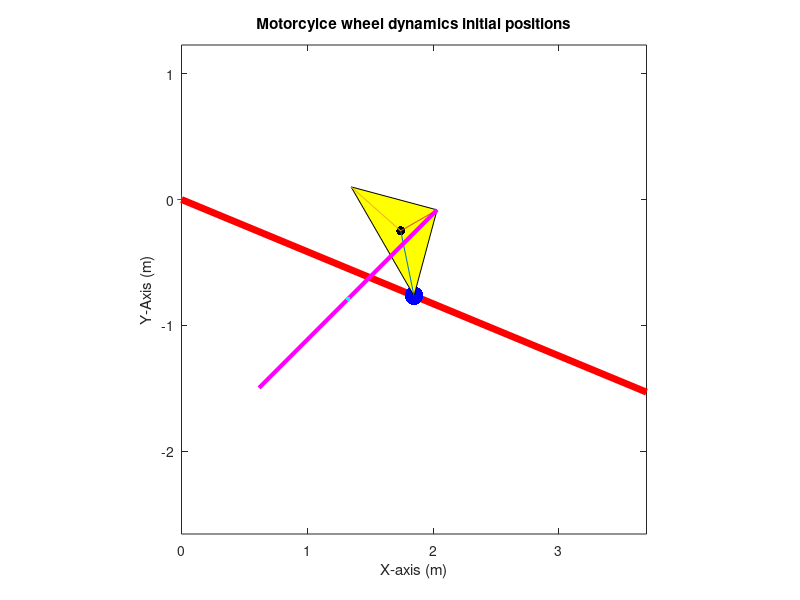

The MATLAB script that drew this image: (Note: this script raises an error after producing the figure.)
% Work done by Felipe Hanuch!

clear 
close all
clc
%% parameters
%initial angles
th1_0 = -pi/8;
th2_0 = pi/4;
th3_0 = -pi/3;
% linkage masses
m1 = 20;
m2 = 2;
m3 = 3;
g = 9.81;
% linkage lengths
L1 = 4;
Lae = 2;
L2 = 2;
L3 = 1;

%link 3 stuff

beta1 = pi/4;
gamma = pi-2*beta1;
L32 = L3/(2*cos(beta1));
a = (1/3)*L32*sin(beta1);
b = (1/2)*L3;
c = norm([a b]);
d = L32*sin(beta1);
psi = atan(a/b);
phi = th3_0+pi()-beta1;
sigma = beta1-psi;
h = (3/2)*c;

%alpha = th3_0-psi;
eta = th3_0+pi()+psi;

% track profile constants
Am = 0.2;
w0 = 4;
t0 = 0;

% spring 1 and 2 constants
Ls1 = 1;
Ls2 = 1;
k1 = 400;
k2_r = 1000;
% damper constant
dap = 20;

% position of point A
Ap = [0,0];

% position of point B

%initial link points vectors
%   find fixed point of C with initial theta values and lengths of linkages
r_e_a = [Lae*cos(th1_0),Lae*sin(th1_0)];
r_f_e = [L32*cos(phi), L32*sin(phi)];
r_c_f = [-L2*cos(th2_0),-L2*sin(th2_0)];
AC0x= r_e_a(1)+r_f_e(1)+r_c_f(1);
AC0y = r_e_a(2)+r_f_e(2)+r_c_f(2);
AC0 = [AC0x, AC0y];

Cp = Ap+AC0;

%   find initial pose for link 1
r_c1_a = [L1/2*cos(th1_0) L1/2*sin(th1_0) 0];
r01 = [Ap th1_0]+r_c1_a;
x1_0=r01(1);
y1_0 = r01(2);
%   find initial pose for link 2
r_c2_c = [L2/2*cos(th2_0) L2/2*sin(th2_0) 0];
r02 = [Cp th2_0]+r_c2_c;
x2_0=r02(1);
y2_0 = r02(2);
%   find initial pose for link 3
r_c3_e = [c*cos(phi+sigma) c*sin(phi+sigma) 0];
r_e_a = [Lae*cos(th1_0) Lae*sin(th1_0) 0 ];
r03 = [Ap th3_0]+r_e_a+r_c3_e;
x3_0=r03(1);
y3_0 = r03(2);
%   all other relevent vectors:
%r_d_op = [0 Ls2+L1/2*sin(th1_0)-Am*sin(w0*t) 0];
r_d_a = [L1*cos(th1_0) L1*sin(th1_0) 0];
r_f_c = [L2*cos(th2_0) L2*sin(th2_0) 0];
r_g_e = [-L3*cos(th3_0) -L3*sin(th3_0) 0];
r_f_c3 = [d*2/3*cos(th3_0+pi()/2) d*2/3*sin(th3_0+pi()/2) 0];
r_g_c3 = [c*cos(th3_0+pi()+psi) c*sin(th3_0+pi()+psi) 0];
% Make initial spring direction parallel to link2
Bp = Ap+r_e_a(1:2)+r_g_e(1:2)+[-Ls1*cos(th2_0),-Ls1*sin(th2_0)];
B0x = Bp(1);
B0y = Bp(2);
r_g_b = [x3_0+2*h/3*cos(eta)-B0x y3_0+2*h/3*sin(eta)-B0y 0];
% build initial state vector
v0 = [0 0 0 0 0 0 0 0 0]';
X0 = [r01';r02';r03';v0];


%% Plot initial position
figure('Units','centimeters',...
'Position',[12 2 15 15])
hold on
axis equal
% xlim([-1 1])
% ylim([-.1 1])

plot(0,0,'r+')
xlabel('X-axis (m)')
ylabel('Y-Axis (m)')
title('Motorcylce wheel dynamics initial positions')
box on
%% plot swingarm
AD = [Ap 0;r_d_a];
h2 = plot(AD(:,1),AD(:,2),'r','LineWidth',5);
h1 = plot(X0(1),X0(2),'b.','MarkerSize',40);

%% plot the triangle
%cog3

%position vectors
vertsL3 = [];
vertsL3(1,:) = Ap+r_e_a(1:2);
vertsL3(2,:) = vertsL3(1,:)+r_f_e(1:2);
vertsL3(3,:) = vertsL3(1,:)+r_g_e(1:2);
h5 = fill(vertsL3(:,1),vertsL3(:,2),'y');
h4 = plot(X0(7),X0(8),'k.','MarkerSize',20);
R_c3_e = [Ap+r_e_a(1:2); Ap+r_e_a(1:2)+r_c3_e(1:2)];
R_f_c3 = [X0(7:8)'; X0(7:8)'+r_f_c3(1:2)];
R_g_c3 = [X0(7:8)'; X0(7:8)'+r_g_c3(1:2)];
h8 = plot(R_c3_e(:,1),R_c3_e(:,2));
h9 = plot(R_f_c3(:,1),R_f_c3(:,2));
h10 = plot(R_g_c3(:,1),R_g_c3(:,2));
%% plot link 2 CF
%cog2

%plot link CF
CF = [Cp 0];
CF = [CF; [Cp 0]+r_f_c];
h7 = plot(CF(:,1),CF(:,2),'m','Linewidth',3);
h6 = plot(X0(4),X0(5),'c.','MarkerSize',10);
%delete([h1,h2,h4,h5,h6,h7])
hold off
%% find solution
%calculate DAE gov. equations matrix
[A,F] = DAEgovEqns();
S = v2struct(y1_0, L1, th1_0, Ls2, Am, w0,...
      k2_r);
A = subs(A);
F = subs(F);

% Timespan
tfinal = 5;
deltat = 0.001;
t = 0:deltat:tfinal;

% Create global variable to store Forces
global Forces
Forces = [];
fdynamic = @(t,X) fourBarLinkSusp(t,X,S,A,F);

%options = odeset('absTol', 1e-12,'relTol', 1e-12);
options = odeset('RelTol',1e-6);
tic
[t,X] = ode45(fdynamic,t,X0,options);
disp(toc)
x1 = X(:,1);...+p.OAx;
y1 = X(:,2);...+p.OAy;
th1 = X(:,3);
x2 = X(:,4);
y2 = X(:,5);
th2 = X(:,6);
x3 = X(:,7);
y3= X(:,8);
th3 = X(:,9);
xtrack = x1+L1/2*cos(th1);
ytrack = X0(2)+L1/2*sin(th1_0)-Ls2+Am*sin(w0*t);
%% Plot Reaction Forces
Ra_mag = sqrt(Forces(:,1).^2+Forces(:,2).^2);
Rc_mag = sqrt(Forces(:,3).^2+Forces(:,4).^2);
Re_mag = sqrt(Forces(:,5).^2+Forces(:,6).^2);
Rf_mag = sqrt(Forces(:,7).^2+Forces(:,8).^2);
figure4 = figure;
hold on
box on
xlabel('time [s]')
ylabel('Force [N]')
title('Magnitude of Reaction Forces')
t_f = linspace(0,tfinal,size(Forces,1));
plot(t_f,Ra_mag)
plot(t_f,Rc_mag)
plot(t_f,Re_mag)
plot(t_f,Rf_mag)
legend('R_a','R_c','R_e','R_f')
hold off
%% Plot Spring Forces
FFs2 = Forces(:,9);
disp = Forces(:,10);
figure5 = figure;
hold on
box on
xlabel('time [s]')
ylabel('Force [N]')
title('Spring 2 Force')
t_f = linspace(0,tfinal,size(Forces,1));
plot(t_f,FFs2)
legend('Fs2')
hold off

figure6 = figure;
hold on
box on
xlabel('time [s]')
ylabel('displacement [m]')
title('Spring 2 Displacement')
plot(t_f,disp)
legend('r_d_op')
hold off
%% Plot details
figure2 = figure('Units','centimeters',...
'Position',[12 2 15 15]);
hold on
axis equal
xlim([-1 5])
ylim([-3 0.5])
plot(0,0,'r+')
xlabel('X-axis (m)')
ylabel('Y-Axis (m)')
title('Motorcylce wheel dynamics')
box on
idx = 1;

for j = 1:(length(t)-1)/20+1
    i = (j-1)*20+1;
    % time dependent parameters and vectors
    phi = th3(i)+pi()-beta1;
    eta = th3(i)+pi()+psi;
    r_d_a = [L1*cos(th1(i)) L1*sin(th1(i)) 0];
    r_e_a = [Lae*cos(th1(i)) Lae*sin(th1(i)) 0 ];
    r_f_e = [L32*cos(phi), L32*sin(phi)];
    r_g_e = [-L3*cos(th3(i)) -L3*sin(th3(i)) 0];
    r_f_c = [L2*cos(th2(i)) L2*sin(th2(i)) 0];
    r_g_c3 = [c*cos(th3(i)+pi()+psi) c*sin(th3(i)+pi()+psi) 0];
    %plot cog1 swingarm
    
    AD = [Ap 0;r_d_a];
    h2 = plot(AD(:,1),AD(:,2),'r','LineWidth',5);
    h1 = plot(x1(i),y1(i),'b.','MarkerSize',40);
    
    %plot cog3 triangle

    %position vectors
    vertsL3 = [];
    vertsL3(1,:) = Ap+r_e_a(1:2);
    vertsL3(2,:) = vertsL3(1,:)+r_f_e(1:2);
    vertsL3(3,:) = vertsL3(1,:)+r_g_e(1:2);
    h5 = fill(vertsL3(:,1),vertsL3(:,2),'y');
    h4 = plot(x3(i),y3(i),'k.','MarkerSize',40);
    
    %plot cog2 link 2

    CF = [Cp 0];
    CF = [CF; [Cp 0]+r_f_c];
    h7 = plot(CF(:,1),CF(:,2),'m','Linewidth',3);
    h6 = plot(x2(i),y2(i),'c.','MarkerSize',40);
    %plot path
    h8 = plot(x1(1:i),y1(1:i),'m-');
    h9 = plot(x3(1:i),y3(1:i),'c-');
    h10 = plot(x2(1:i),y2(1:i),'b');
    %plot track height
    
    h11 = plot(xtrack(1:i),ytrack(1:i),'g.','MarkerSize',3);
    h3 = plot([-5 5],[ytrack(i) ytrack(i)],'g','LineWidth',3);
    % plot springs
    ro = 0.1;
    [xs1,ys1] = spring(xtrack(i),ytrack(i),Ap(1)+r_d_a(1),Ap(2)+r_d_a(2),5,Ls2,ro); 
    [xs2,ys2] = spring(B0x,B0y,x3(i)+r_g_c3(1),y3(i)+r_g_c3(2),5,Ls2,ro); 
    h12 = plot(xs1,ys1,'b','LineWidth',2);
    h13 = plot(xs2,ys2,'b','LineWidth',2);
    % plot damper portion
    h14 = plot([B0x,x3(i)+r_g_c3(1)],[B0y,y3(i)+r_g_c3(2)],'k','LineWidth',4);
    
    % plot wheel
    h15 = circle(Ap(1)+r_d_a(1),Ap(2)+r_d_a(2),Ls2);%abs(Ap(2)+r_d_a(2)-ytrack(i)));
    
    
    pause(0.1)
    
    frame = getframe(figure2);
    im{idx} = frame2im(frame);
    if i>length(t)-22
        break
    end
    delete([h1,h2,h3,h4,h5,h6,h7,h8,h9,h10,h11,h12,h13,h14,h15]...,h3,h4])
        )
    idx = idx+1;
end

filename = 'testAnimated.gif'; % Specify the output file name
nImages = idx;
for idx = 1:nImages
    [A,map] = rgb2ind(im{idx},256);
    if idx == 1
        imwrite(A,map,filename,'gif','LoopCount',Inf,'DelayTime',0.1);
    else
        imwrite(A,map,filename,'gif','WriteMode','append','DelayTime',0.1);
    end
end

legend('origin','', 'C.O.M 1','','C.O.M 3','','C.O.M 2','path1','path3',...
    'path2','wheel contact path','track','spring1','spring2','damper','wheel')
vertsAframex = [0, B0x,Cp(1),-0.5];
vertsAframey = [0, B0y,Cp(2),Cp(2)];
h16 = fill(vertsAframex,vertsAframey,'k');
function h = circle(x,y,r)
ang=0:0.01:2*pi; 
xp=r*cos(ang);
yp=r*sin(ang);
h = plot(x+xp,y+yp,'k','LineWidth',4);
end